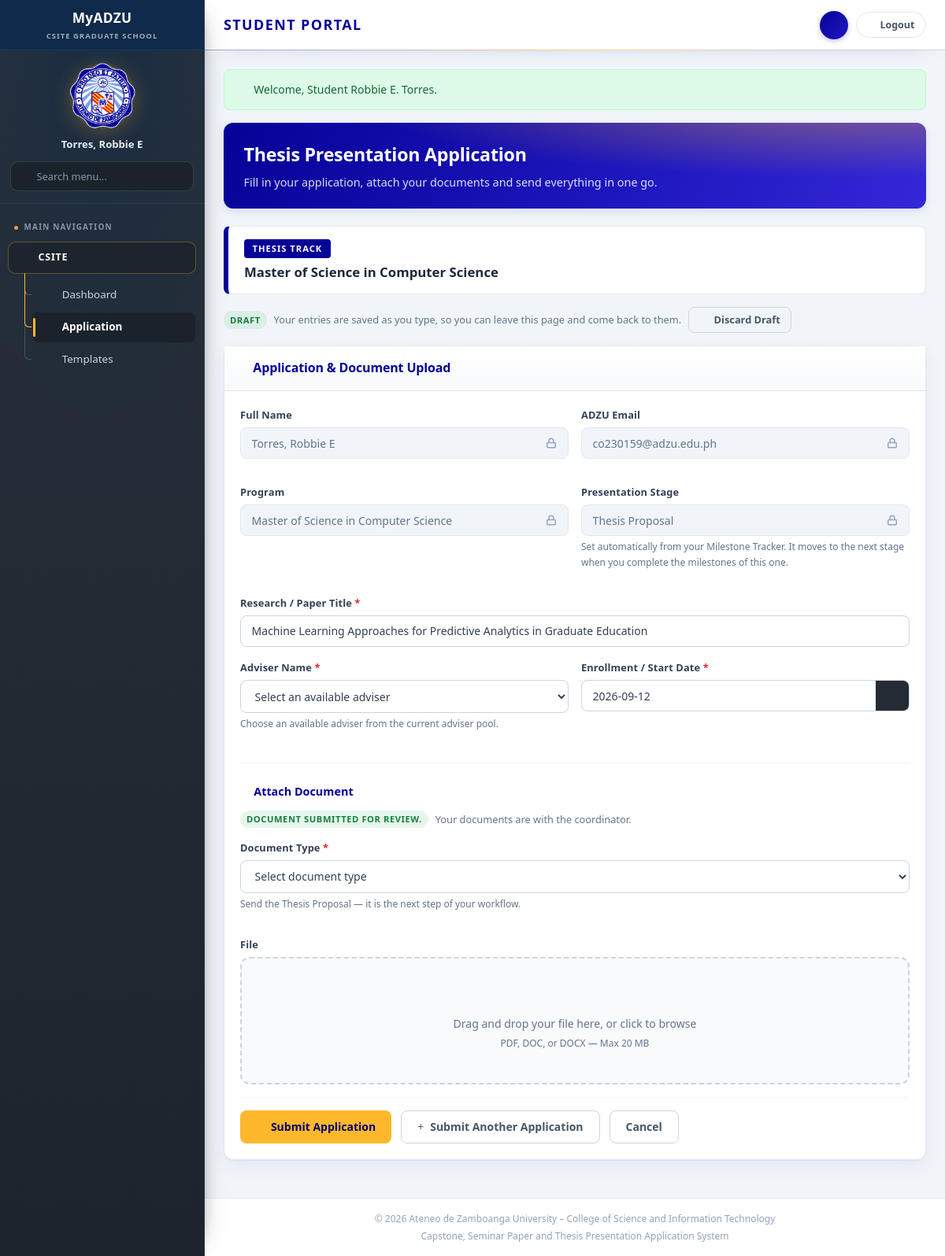
The page /student/application.php (signed in) on the database its author committed.
### tables this page shows
CREATE TABLE `tracks` (
  `track_id` int(11) NOT NULL,
  `track_code` varchar(30) NOT NULL,
  `track_name` varchar(100) NOT NULL,
  `description` text DEFAULT NULL,
  `created_at` timestamp NOT NULL DEFAULT current_timestamp()
);

CREATE TABLE `students` (
  `student_id` int(11) NOT NULL,
  `user_id` int(11) NOT NULL,
  `first_name` varchar(50) NOT NULL,
  `last_name` varchar(50) NOT NULL,
  `middle_initial` varchar(5) DEFAULT NULL,
  `age` int(11) NOT NULL,
  `gender` varchar(20) NOT NULL,
  `program` varchar(100) NOT NULL,
  `track` enum('thesis','capstone','seminar') NOT NULL,
  `adviser_name` varchar(150) DEFAULT NULL,
  `enrollment_date` date DEFAULT NULL,
  `archived_at` timestamp NULL DEFAULT NULL
);

CREATE TABLE `users` (
  `user_id` int(11) NOT NULL,
  `full_name` varchar(150) NOT NULL,
  `email` varchar(100) NOT NULL,
  `password` varchar(255) NOT NULL,
  `role` enum('student','coordinator','panel','adviser') NOT NULL,
  `account_status` enum('pending','approved','rejected') NOT NULL DEFAULT 'approved',
  `account_reviewed_at` datetime DEFAULT NULL,
  `account_reviewed_by` int(11) DEFAULT NULL,
  `created_at` timestamp NOT NULL DEFAULT current_timestamp()
);

CREATE TABLE `workflow_stages` (
  `stage_id` int(11) NOT NULL,
  `track_id` int(11) NOT NULL,
  `stage_key` varchar(50) NOT NULL,
  `stage_label` varchar(100) NOT NULL,
  `stage_order` int(11) NOT NULL DEFAULT 1,
  `is_required` tinyint(1) NOT NULL DEFAULT 1,
  `created_at` timestamp NOT NULL DEFAULT current_timestamp()
);

### student/application.php (the view, shortened to what the rows shown need)
<?php
require_once __DIR__ . '/../includes/config/config.php';
require_once __DIR__ . '/../includes/config/db.php';
$sessionUser = $_SESSION['user'] ?? [];
$mockStudent = currentStudentProfile($mockStudent);
if (!empty($sessionUser)) {
    $mockStudent['name']  = $sessionUser['full_name'] ?? $sessionUser['name'] ?? $mockStudent['name'];
    $mockStudent['email'] = $sessionUser['email'] ?? $mockStudent['email'];
}
$track       = getTrackForProgram($mockStudent['program']);
$trackLabel  = getTrackLabel($track);
$workflow    = getWorkflow($track);
$progress = getStudentProgress($mockStudent['email'], $track);
$currentStageKey = $mockStudent['current_stage'] ?? '';
foreach ($progress as $p) {
    if (!in_array($p['stageStatus'], ['completed', 'approved'], true)) {
        $currentStageKey = $p['stageKey'];
        break;
    }
}
$formValues = [
    'title'         => (string) ($mockStudent['title'] ?? ''),
    'adviser'       => (string) ($mockStudent['adviser'] ?? ''),
    'abstract'      => '',
    'enroll_date'   => (string) ($mockStudent['enroll_date'] ?? ''),
    'stage'         => $currentStageKey,
    'docType'       => '',
    'receiptNumber' => '',
    'paymentAmount' => '',
    'paymentDate'   => '',
];
$formValues['stage'] = $currentStageKey;
$stageMilestones = stageMilestoneSteps($mockStudent['email'], $track, $formValues['stage']);
require_once __DIR__ . '/../includes/layout/header.php';
?>
<div class="page-header page-banner">
    <h2><?= htmlspecialchars($trackLabel) ?> Presentation Application</h2>
    <p>Fill in your application, attach your documents and send everything in one go.</p>
</div>
<div class="track-indicator track-<?= htmlspecialchars($track) ?>">
    <span class="track-indicator-badge"><?= htmlspecialchars($trackLabel) ?> Track</span>
    <strong class="track-indicator-program"><?= htmlspecialchars($mockStudent['program_name']) ?></strong>
</div>
<div class="card" id="applicationFormCard">
    <div class="card-body">
        <form class="form-card" id="applicationForm" style="box-shadow:none;border:none;padding:0;" method="post" action="<?= url('student/application.php') ?>" enctype="multipart/form-data" data-validate>
            <div class="form-row">
                <div class="form-field">
                    <label>Full Name</label>
                    <input type="text" value="<?= htmlspecialchars($mockStudent['name']) ?>" readonly>
                </div>
                <div class="form-field">
                    <label>ADZU Email</label>
                    <input type="email" value="<?= htmlspecialchars($mockStudent['email']) ?>" readonly>
                </div>
            </div>
            <div class="form-row">
                <div class="form-field">
                    <label>Presentation Stage</label>
                    <input type="text" value="<?= htmlspecialchars($stages[$formValues['stage']]['label'] ?? '') ?>" readonly aria-readonly="true">
                    <p class="field-hint">Set automatically from your Milestone Tracker. It moves to the next stage when you complete the milestones of this one.</p>
                </div>
            </div>
        </form>
    </div>
</div>
<?php require_once __DIR__ . '/../includes/layout/footer.php'; ?>

### rows shown on the page
tracks: track_code "Thesis", track_code "THESIS"
students: user.full_name "Torres, Robbie E", user.email "co230159@adzu.edu.ph"
workflow_stages: stage_label "Thesis Proposal"

### other values the page prints
$userName "Torres, Robbie E"
$item['label'] "Dashboard"
$item['label'] "Application"
$item['label'] "Templates"
$flash['message'] "Welcome, Student Robbie E. Torres."
$mockStudent['program_name'] "Master of Science in Computer Science"
$statusText "DOCUMENT SUBMITTED FOR REVIEW."
$statusNote "Your documents are with the coordinator."
SITE_TAGLINE "Capstone, Seminar Paper and Thesis Presentation Application System"
